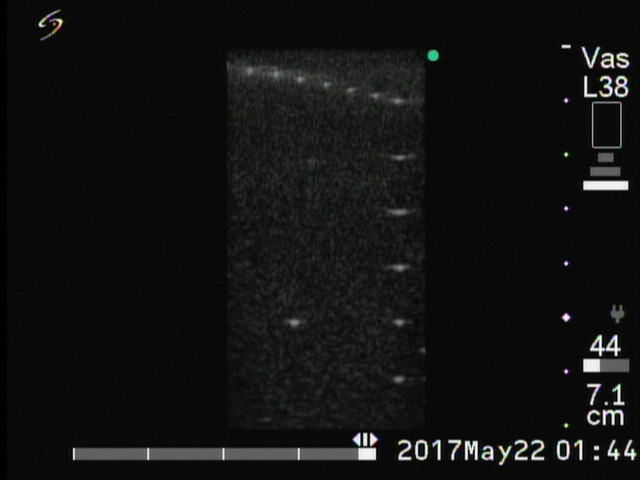
%> input picture hw1_psf/img/71-high-pen.bmp, 640 x 480 px, given in place of 71-low-res.bmp, which was not available
$ octave hw1_psf.m   (GNU Octave 9; MATLAB toolbox functions it lacks are replaced by stand-ins)
%> lines starting %> are read from the running program, lines starting %| are printed output that depends on the picture; pictures that were not available may be replaced by others from this repository, and a replacement may not be noted
clear;

DR = 60;
ENUM = 8;
str_enum = ["57-high-pen", "57-high-res", "57-low-pen", "57-low-res", "71-high-pen", "71-high-res", "71-low-pen", "71-low-res"];

% dim = [42 428 200 452]; %57, [y1 y2 x1 x2]
% xywh_in = [205 135 30 20]; %57 in
% xywh_out = [205 340 30 20]; %57 out

dim = [45 430 227 425]; %71
xywh_in = [155 158 30 20]; %71 in
xywh_out = [155 325 30 20]; %71 out

xywh = [xywh_in;xywh_out];
path = strcat('img/', str_enum(ENUM));
tmp = strcat(path, '.bmp');
OriIm = imread(char(tmp));
%> OriIm is the input picture: size 480x640x3 uint8; mean R, G, B 17, 18.5, 16.7
GrayIm = double(OriIm);
GrayIm = GrayIm(dim(1):dim(2),dim(3):dim(4));
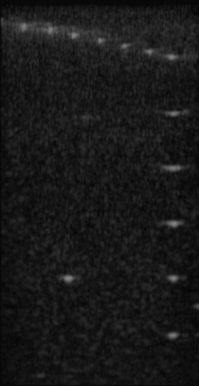
%> GrayIm: size 386x199 double; min 0, max 133, mean 24.7

dBIm = GrayIm - min(min(GrayIm));	% set min value to 0
dBIm = dBIm/max(max(dBIm));			% normalization, 0 - 1
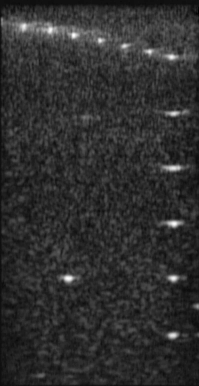
%> dBIm: size 386x199 double; min 0, max 1, mean 0.186
dBIm = dBIm*DR;							% to dB, 0 - DR

table = [];
for i = 1:2
%> this loop made 2 passes; what is shown inside it comes from the first
    % show B-mode image
    fig = figure();
    set (fig,'Visible','off');
    subplot(2,2,[1,2]);
    image(dBIm)
    colormap(gray(DR))
    axis image
    rectangle('Position' , [xywh(i,1), xywh(i,2), xywh(i,3), xywh(i,4)] , 'Edgecolor' , 'r') % [x y w h]
    colorbar;
    title('B-mode image, dynamic range = 50dB')
    ImPt = dBIm(xywh(i,2):xywh(i,2)+xywh(i,4), xywh(i,1):xywh(i,1)+xywh(i,3));
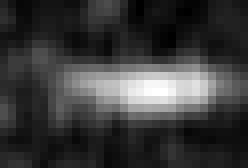
%> ImPt: size 21x31 double (shown 8 times larger); min 4.96, max 53.23, mean 16; drawn with min black and max white
    ptLalProj = max(ImPt) - max(max(ImPt));
%> ptLalProj = 31 values, max 0 at index 20, min -36.99 at index 3, mean -18.51
    subplot(2,2,3);
    plot(ptLalProj);
    title('lateral projection')
    ptAxiProj =  max(ImPt,[],2) - max(max(ImPt,[],2));
%> ptAxiProj = 21 values, max 0 at index 12, min -41.05 at index 5, mean -28.79
    subplot(2,2,4);
    plot(ptAxiProj)
    title('axial projection')
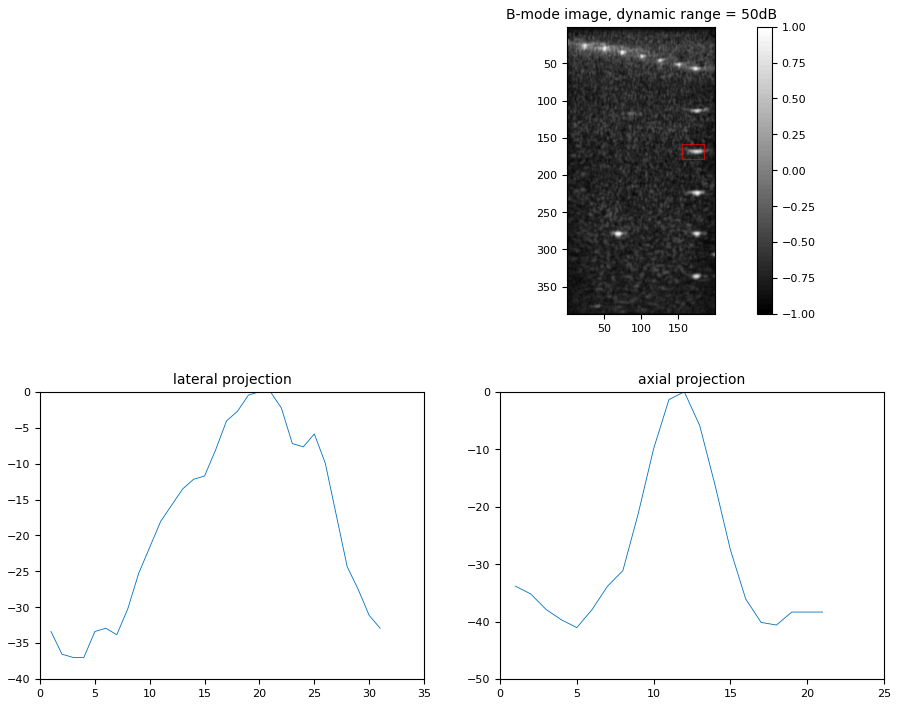
%> figure redrawn from the program's plot data, 3 panels
    ch = strcat(int2str(i),'.jpg');
    tmp = strcat(str_enum(ENUM), ch);
    saveas(fig, char(tmp));


    idx = find(ptLalProj >= -6);	% find the indexes of the values, >= -6 dB
%> idx = [17 18 19 20 21 22 25]
    if idx(end) == size(ptLalProj, 2)
        lastidx = idx(end);
    else
        lastidx = (-6 - ptLalProj(idx(end)))/(ptLalProj(idx(end)+1) - ptLalProj(idx(end)))+idx(end);
%> lastidx = 25.03
    end
    if idx(1) == 1
        firstidx = 1;
    else
        firstidx = idx(1) - (-6 - ptLalProj(idx(1)))/(ptLalProj(idx(1)-1) - ptLalProj(idx(1)));
%> firstidx = 16.52
    end
    Width6dBLal = lastidx - firstidx;
%> Width6dBLal = 8.51


    idx = find(ptAxiProj >= -6 );	% find the indexes of the values, >= -6 dB
%> idx = [11; 12; 13]
    if idx(end) == size(ptAxiProj, 1)
        lastidx = idx(end);
    else
        lastidx = (-6 - ptAxiProj(idx(end)))/(ptAxiProj(idx(end)+1) - ptAxiProj(idx(end)))+idx(end);
%> lastidx = 13.01
    end
    if idx(1) == 1
        firstidx = 1;
    else
        firstidx = idx(1) - (-6 - ptAxiProj(idx(1)))/(ptAxiProj(idx(1)-1) - ptAxiProj(idx(1)));
%> firstidx = 10.46
    end
    Width6dBAxi = lastidx - firstidx;
%> Width6dBAxi = 2.56
    tmp = [Width6dBLal Width6dBAxi];
%> tmp = [8.51 2.56]
    table = [table;tmp];
%> table = [8.51 2.56]
end
%> (the run ends here)
